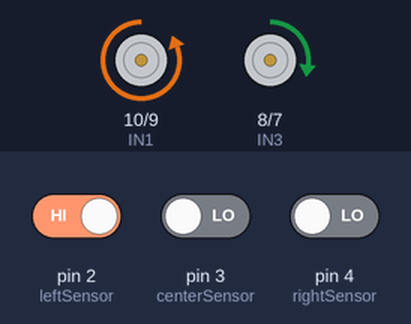
A sketch run on a simulated Arduino Uno, built with avr-gcc and run on an emulated ATmega328P. Shown: motor-driver pin pairs drawn as motors (green arrow = first pin HIGH = forward, orange = second pin HIGH = backward, longer = more drive, scaled by the enable pin). The test bench sets the inputs (shaded band); at power-on: pin 4 (rightSensor) LOW, pin 2 (leftSensor) HIGH, pin 3 (centerSensor) LOW.

Above: at 1.2 s.
1.3 s: pin 4 (rightSensor) driven HIGH
At 2.4 s:
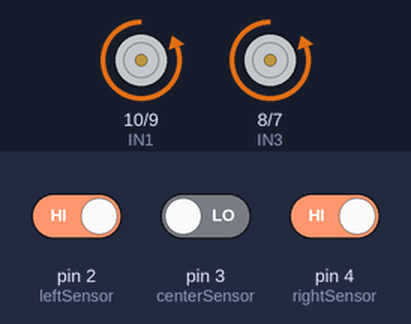
2.8 s: pin 2 (leftSensor) driven LOW
At 3.5 s:
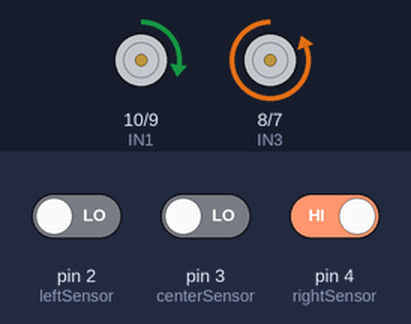
4.3 s: pin 2 (leftSensor) driven HIGH
At 4.7 s:
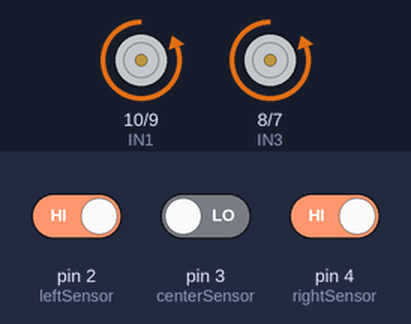
5.8 s: pin 3 (centerSensor) driven HIGH
At 7.0 s:
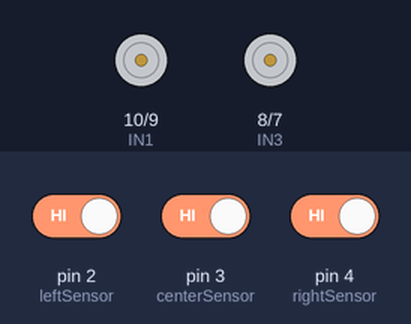
7.3 s: pin 4 (rightSensor) driven LOW
At 8.2 s:
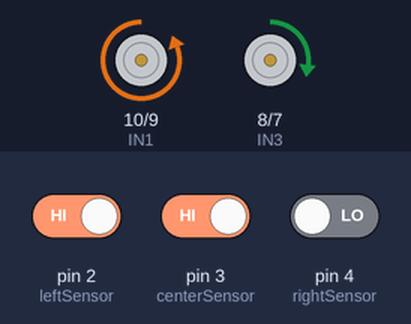
8.8 s: pin 4 (rightSensor) driven HIGH
At 9.3 s:
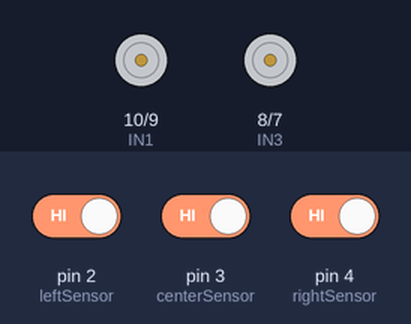
Timing chart, 0 to 11.3 s (numbered marks = the images above; inputs shaded):
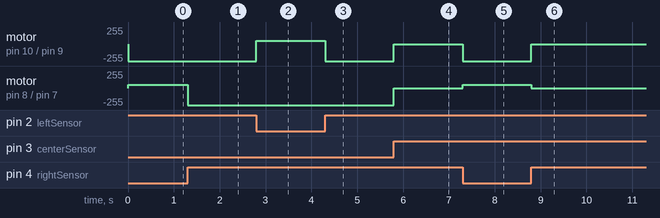

Measured:
- after the input at 1.3 s, motor on pin 8 (IN3) / pin 7 (IN4): forward 50/255 → backward 255/255 at once
- after the input at 2.8 s, motor on pin 10 (IN1) / pin 9 (IN2): backward 255/255 → forward 50/255 at once
- after the input at 4.3 s, motor on pin 10 (IN1) / pin 9 (IN2): forward 50/255 → backward 255/255 at once
- after the input at 5.8 s, motor on pin 10 (IN1) / pin 9 (IN2), motor on pin 8 (IN3) / pin 7 (IN4): backward 255/255 → stopped at once
- after the input at 7.3 s, motor on pin 10 (IN1) / pin 9 (IN2): stopped → backward 255/255 at once; motor on pin 8 (IN3) / pin 7 (IN4): stopped → forward 50/255 at once
- after the input at 8.8 s, motor on pin 10 (IN1) / pin 9 (IN2): backward 255/255 → stopped at once; motor on pin 8 (IN3) / pin 7 (IN4): forward 50/255 → stopped at once

The sketch:

main.ino
```cpp
#define leftSensor 2
#define centerSensor 3
#define rightSensor 4

//lights
#define redLight 12
#define blueLight 13

//right motor
#define ENA 11
#define IN1 10
#define IN2 9

//left motor
#define ENB 6
#define IN3 8
#define IN4 7

int speed = 255;
int turnSpeed1 = 255;
int turnSpeed2 = 50;
int currentState = 0;

enum carState {STOPPED, FORWARD, TURNING_LEFT, TURNING_RIGHT};

carState state = FORWARD;

void setup() {
  Serial.begin(9600);

  pinMode(leftSensor, INPUT);
  pinMode(centerSensor, INPUT);
  pinMode(rightSensor, INPUT);

  //motor
  pinMode(ENA, OUTPUT);
  pinMode(IN1, OUTPUT);
  pinMode(IN2, OUTPUT);
  pinMode(ENB, OUTPUT);
  pinMode(IN3, OUTPUT);
  pinMode(IN4, OUTPUT);
}

void loop() {
  manageCarState();
}

void goLeft() {
  analogWrite(ENA, turnSpeed1);
  analogWrite(ENB, turnSpeed2);

  digitalWrite(IN1, LOW);
  digitalWrite(IN2, HIGH);

  digitalWrite(IN3, HIGH);
  digitalWrite(IN4, LOW);
}

void goRight() {
  analogWrite(ENA, turnSpeed2);
  analogWrite(ENB, turnSpeed1);

  digitalWrite(IN1, HIGH);
  digitalWrite(IN2, LOW);

  digitalWrite(IN3, LOW);
  digitalWrite(IN4, HIGH);
}

void goForward() {
  analogWrite(ENA, speed);
  analogWrite(ENB, speed);

  digitalWrite(IN1, LOW);
  digitalWrite(IN2, HIGH);

  digitalWrite(IN3, LOW);
  digitalWrite(IN4, HIGH);
}

void stopCar() {
  digitalWrite(IN1, LOW);
  digitalWrite(IN2, LOW);

  digitalWrite(IN3, LOW);
  digitalWrite(IN4, LOW);
}

void manageCarState() {
  bool leftSensorActive = digitalRead(leftSensor);
  bool centerSensorActive = digitalRead(centerSensor);
  bool rightSensorActive = digitalRead(rightSensor);

  if (!leftSensorActive && !centerSensorActive && !rightSensorActive) {
    switch (state) {
      case(FORWARD):
        goForward();
        break;
      case(TURNING_LEFT):
        goLeft();
        break;
      case(TURNING_RIGHT):
        goRight();
        break;
      default:
        stopCar();
    }
  } else if (!leftSensorActive && !centerSensorActive && rightSensorActive) {
    state = TURNING_RIGHT;
    goRight();
  } else if (!leftSensorActive && centerSensorActive && !rightSensorActive) {
    state = FORWARD;
    goForward();
  } else if (!leftSensorActive && centerSensorActive && rightSensorActive) {
    state = TURNING_RIGHT;
    goRight();
  } else if (leftSensorActive && !centerSensorActive && !rightSensorActive) {
    state = TURNING_LEFT;
    goLeft();
  } else if (leftSensorActive && !centerSensorActive && rightSensorActive) {
    state = FORWARD;
    goForward();
  } else if (leftSensorActive && centerSensorActive && !rightSensorActive) {
    state = TURNING_LEFT;
    goLeft();
  } else if (leftSensorActive && centerSensorActive && rightSensorActive) {
    state = STOPPED;
    stopCar();
  }
}
```
